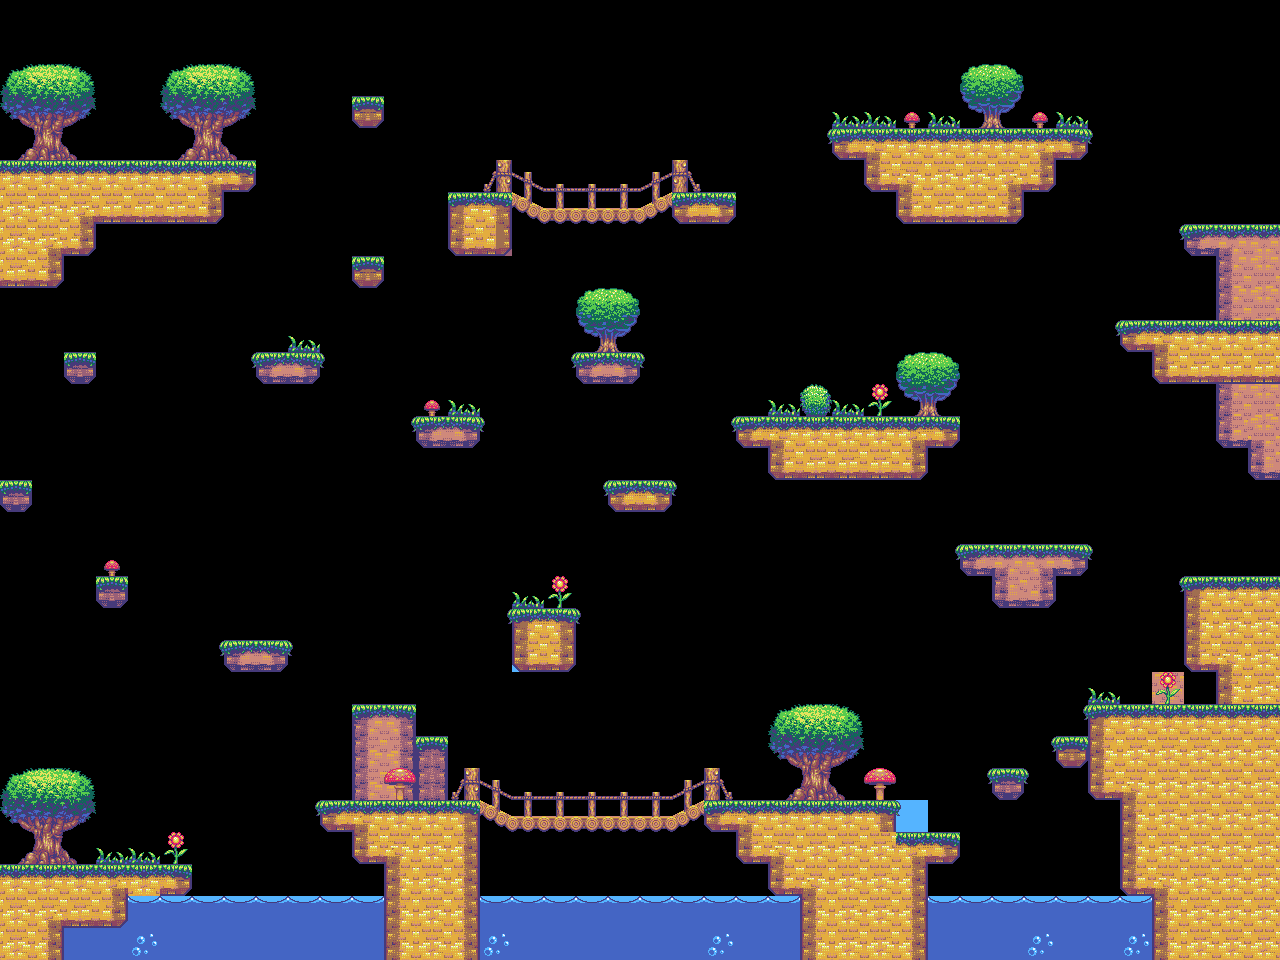

A level layout from a 2D game, rendered from its tile map. Below: a short description, then the map file with tile-grid data replaced by summaries:
An orthogonal 40x30 tile map with 32x32 px tiles, 1 tile layer (PlatformsLVL1), 1 hidden layer not drawn.

<map version="1.2" tiledversion="1.2.4" orientation="orthogonal" renderorder="right-down" width="40" height="30" tilewidth="32" tileheight="32" infinite="0" nextlayerid="3" nextobjectid="1">
 <tileset firstgid="1" name="generic_platformer_tiles" tilewidth="32" tileheight="32" tilecount="768" columns="32">
  <image source="generic_platformer_tiles.png" width="1024" height="768" />
 </tileset>
 <layer id="2" name="PlatformsLVL1" width="40" height="30">
  <data>[1200 cells, 446 non-empty, 138 distinct tile ids]</data>
 </layer>
 <layer id="1" name="BackgroundLVL1" width="40" height="30" visible="0">
  <data>[1200 cells, 1200 non-empty, 14 distinct tile ids]</data>
 </layer>
</map>
